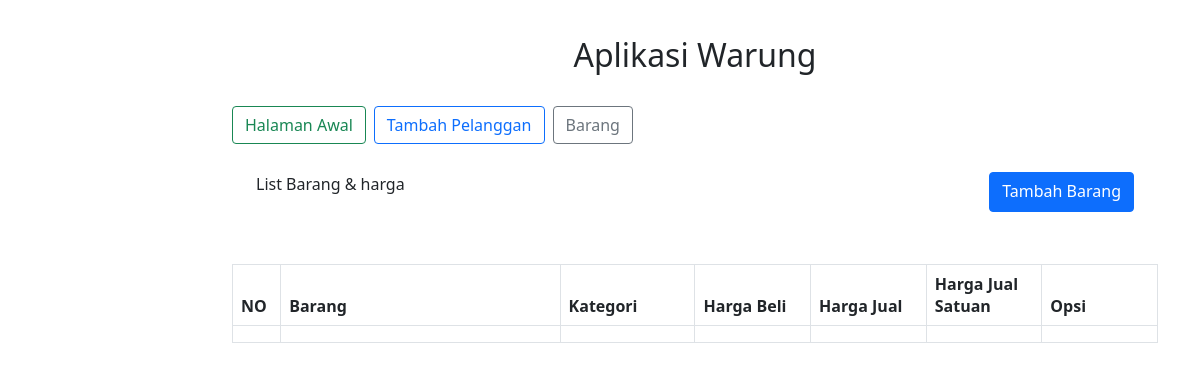
Page /barang.php on the earlier database version.
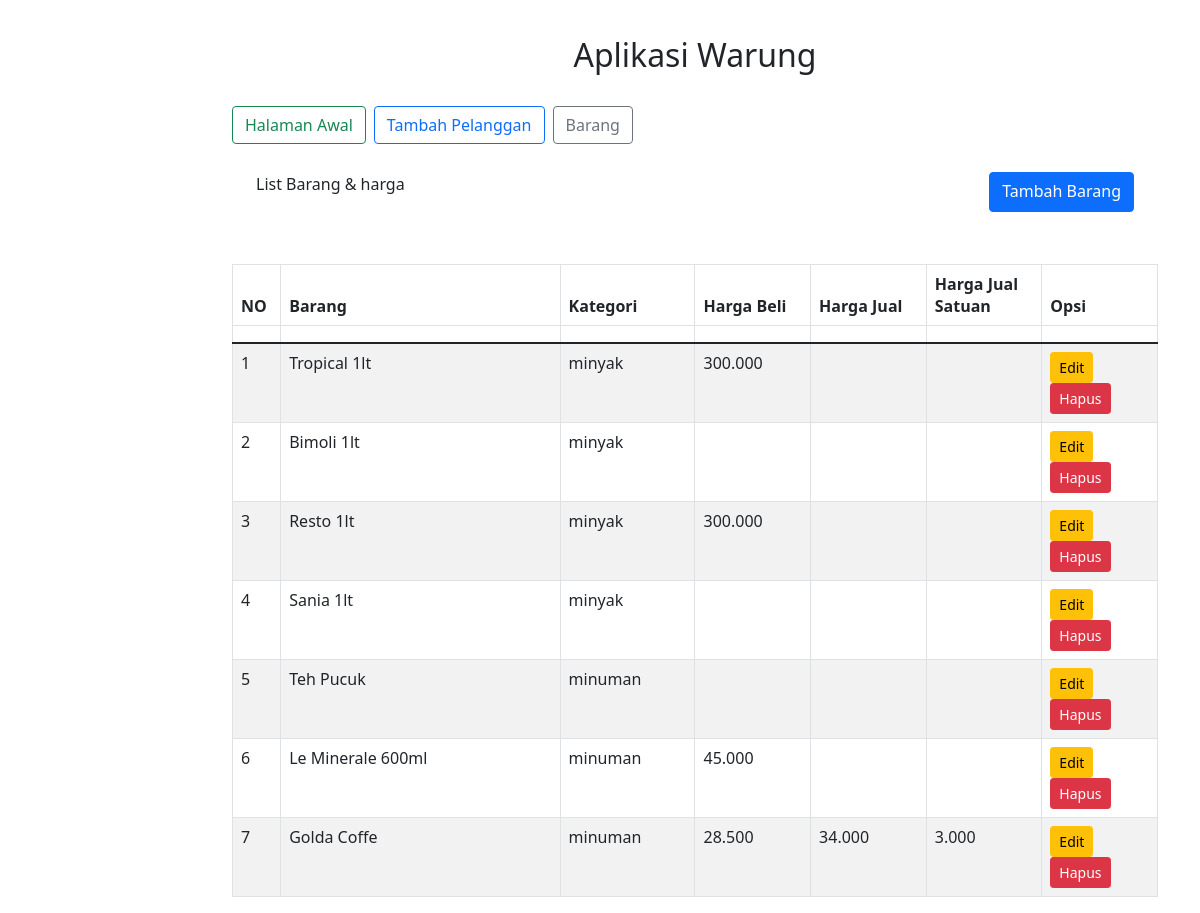
Same page on the later database version.
### tables this page shows
CREATE TABLE `barang` (
  `id_barang` int(115) NOT NULL,
  `nama_barang` varchar(115) NOT NULL,
  `id_jenis` int(11) NOT NULL,
  `harga_beli` varchar(115) NOT NULL,
  `harga_jual` varchar(1115) NOT NULL,
  `harga_jual_satuan` varchar(115) NOT NULL
);

CREATE TABLE `jenis_barang` (
  `id_jenis` int(11) NOT NULL,
  `jenis_barang` varchar(15) NOT NULL
);

### barang.php (the view, shortened to what this page needs)
<?php
include 'src\koneksi.php';
?>
<html lang="en">
<head>
    <link rel="stylesheet" href="asset/css/bootstrap.min.css" />
    <link rel="stylesheet" href="asset/css/datatables.css">
    <link rel="stylesheet" href="asset/css/jquery.dataTables.min.css">
</head>
<body>
    <div class="container" style="margin-top:3%">
        <div class="row">
            <div class=" col-md-10 offset-md-2">
                <?php
                include "nav.php"
                ?>
                <div class="container" style="margin-top:3%">
                    <div class="row">
                        <div class=" col-4 d-md-flex">
                            <p>List Barang & harga</p>
                        </div>
                        <div class="col-8 d-md-flex justify-content-md-end">
                            <a class="btn btn-primary" data-bs-toggle="modal" data-bs-target="#tambahBarang">Tambah Barang</a>
                        </div>
                    </div>
                </div>
                <br>
                <table id="example" class="table table-striped table-bordered" style="margin-top:3%; width:100%">
                    <thead>
                        <tr>
                            <th width="5%">NO</th>
                            <th width="29%">Barang</th>
                            <th width="14%">Kategori</th>
                            <th width="12%">Harga Beli</th>
                            <th width="12%">Harga Jual</th>
                            <th width="12%">Harga Jual Satuan</th>
                            <th width="12%">Opsi</th>
                        </tr>
                        <tr>
                            <th width="5%"></th>
                            <th width="29%"></th>
                            <th width="14%"></th>
                            <th width="12%"></th>
                            <th width="12%"></th>
                            <th width="12%"></th>
                            <th width="12%"></th>
                        </tr>
                    </thead>
                    <tbody>
                        <?php
                        $no = 1;
                        $data = mysqli_query($koneksi, " SELECT * FROM barang INNER JOIN jenis_barang ON barang.id_jenis = jenis_barang.id_jenis");
                        while ($rw = mysqli_fetch_array($data)) {
                        ?>
                            <tr>
                                <td>
                                    <?= $no++; ?>
                                </td>
                                <td>
                                    <?= $rw['nama_barang']; ?>
                                </td>
                                <td>
                                    <?= $rw['jenis_barang']; ?>
                                </td>
                                <td>
                                    <?= $rw['harga_beli']; ?>
                                </td>
                                <td>
                                    <?= $rw['harga_jual']; ?>
                                </td>
                                <td>
                                    <?= $rw['harga_jual_satuan']; ?>
                                </td>
                                <td>
                                    <a class="btn btn-warning btn-sm" data-bs-toggle="modal" data-bs-target="#editBarang<?php echo $rw['id_barang']; ?>">Edit</a>
                                    <a href="src\hapusBarang.php?id_barang=<?= $rw['id_barang']; ?>" onclick="return deleteconfig()"><span class="btn btn-danger btn-sm">Hapus</span></a>
                                </td>
                            </tr>
                        <?php
                        }
                        ?>
                    </tbody>
                </table>
            </div>
        </div>
    </div>
</body>
</html>

Differences in the rows shown:
added barang: nama_barang "Tropical 1lt", id_jenis.jenis_barang "minyak", harga_beli "300.000"
added barang: nama_barang "Bimoli 1lt", id_jenis.jenis_barang "minyak"
added barang: nama_barang "Resto 1lt", id_jenis.jenis_barang "minyak", harga_beli "300.000"
added barang: nama_barang "Sania 1lt", id_jenis.jenis_barang "minyak"
added barang: nama_barang "Teh Pucuk", id_jenis.jenis_barang "minuman"
added barang: nama_barang "Le Minerale 600ml", id_jenis.jenis_barang "minuman", harga_beli "45.000"
added barang: nama_barang "Golda Coffe", id_jenis.jenis_barang "minuman", harga_beli "28.500", harga_jual "34.000", harga_jual_satuan "3.000"
